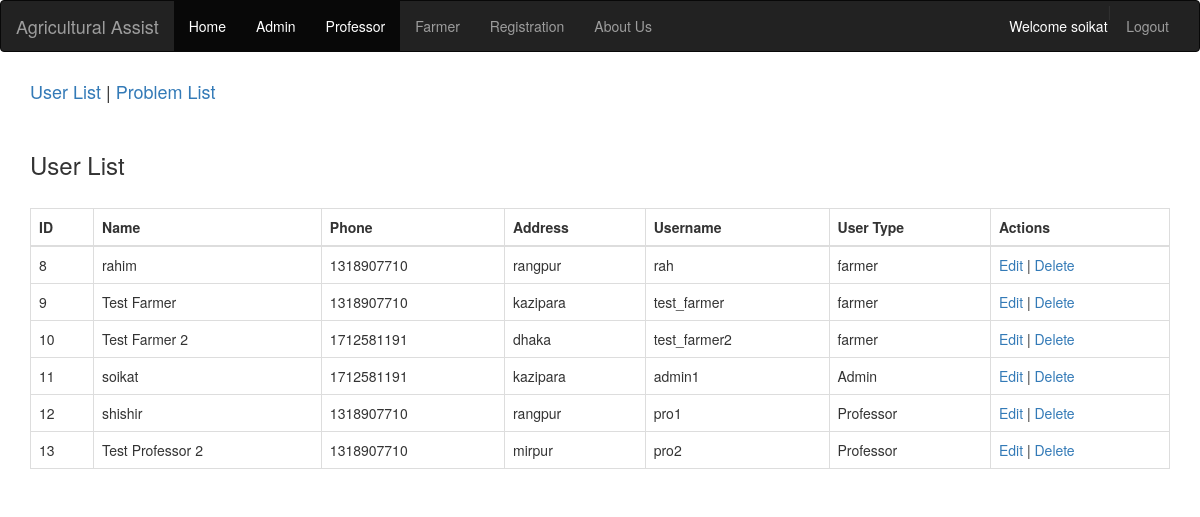
The page /admin.php (signed in) on the database its author committed.
### tables this page shows
CREATE TABLE `registration` (
  `id` int(50) NOT NULL,
  `name` varchar(50) NOT NULL,
  `contact` int(50) NOT NULL,
  `address` varchar(50) NOT NULL,
  `username` varchar(50) NOT NULL,
  `password` varchar(50) NOT NULL,
  `user_type` varchar(128) DEFAULT NULL
);

### admin.php (the view, shortened to what this page needs)
<?php
include('header.php');
include('db_connection.php');
?>
<div class="container">
<div class="row justify-content-md-center">
<div class="col col-lg-12">
<h4><a href="admin.php">User List</a> | <a href="admin-problem.php">Problem List</a></h4><br/>
<h3>User List</h3><br/>
  <table class="table table-bordered">
    <thead>
      <tr>
        <th>ID</th>
        <th>Name</th>
        <th>Phone</th>
        <th>Address</th>
        <th>Username</th>
        <th>User Type</th>
        <th>Actions</th>
      </tr>
    </thead>
    <tbody>
	<?php
	$sql = "SELECT * FROM registration order by id asc";
	$result = $conn->query($sql);
	if ($result->num_rows > 0) {
		while($row = $result->fetch_assoc()) {?>
		<tr>
			<td><?php echo $row["id"]; ?></td>
			<td><?php echo $row["name"]; ?></td>
			<td><?php echo $row["contact"]; ?></td>
			<td><?php echo $row["address"]; ?></td>
			<td><?php echo $row["username"]; ?></td>
			<td><?php echo $row["user_type"]; ?></td>
			<td>
			<a href="user_edit.php?id=<?php echo $row["id"]; ?>">Edit</a> | <a href="admin.php?delete_user_id=<?php echo $row["id"]; ?>">Delete</a>
			</td>
		  </tr>
		<?php
		}
	}
	?>
    </tbody>
  </table>
  </div></div>
</div>
</body>
</html>

### rows shown on the page
registration: id "8", name "rahim", contact "1318907710", address "rangpur", username "rah", user_type "farmer"
registration: id "9", name "Test Farmer", contact "1318907710", address "kazipara", username "test_farmer", user_type "farmer"
registration: id "10", name "Test Farmer 2", contact "1712581191", address "dhaka", username "test_farmer2", user_type "farmer"
registration: id "11", name "soikat", contact "1712581191", address "kazipara", username "admin1", user_type "Admin"
registration: id "12", name "shishir", contact "1318907710", address "rangpur", username "pro1", user_type "Professor"
registration: id "13", name "Test Professor 2", contact "1318907710", address "mirpur", username "pro2", user_type "Professor"

### other values the page prints
$_SESSION['name'] "soikat"
